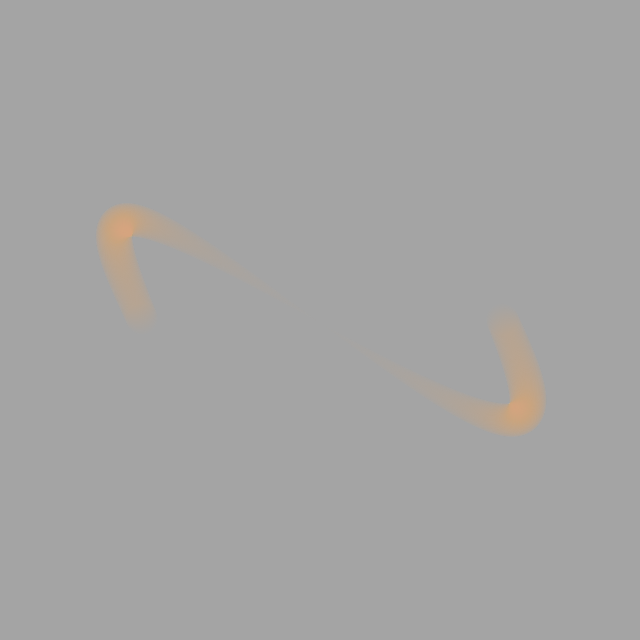
Frame 1 (no input)
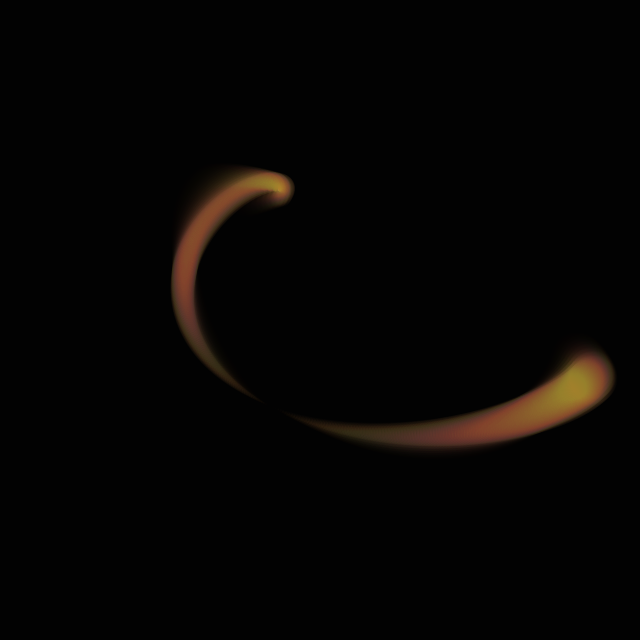
Frame 60 (the mouse pressed at the canvas centre just before this capture)
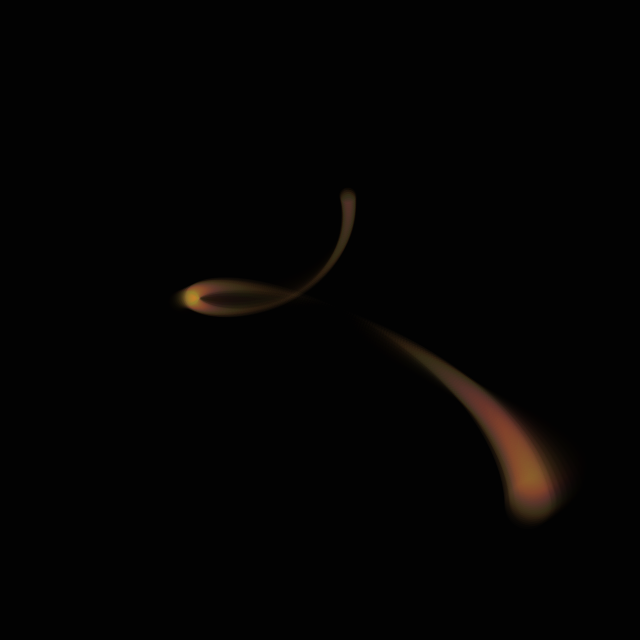
Frame 120 (the mouse held since frame 60 and released just before this capture)

The Processing sketch that drew these frames (run headless with seeded random() and noise(); from frame 60 on, the mouse is pressed at the canvas centre):

// Processing sketch: processing_166169
// ── processing_166169.pde

void setup(){
  size(640, 640);
  noStroke();
}

void draw(){
  fill(0, 50);
  rect(0, 0, width, height);
  fill(255, 200, 100, 3);
  translate(width/2, height/2);
  rotate(radians(frameCount/2));
  for(int i = -180; i < 180; i++){
    float x = i+sin(radians(i-frameCount))*100;
    float y = sin(radians(i+frameCount))*100;
    float d = abs(map(x, -280, 280, -50, 50));
    ellipse(x, y, d, d);
  } 
}
